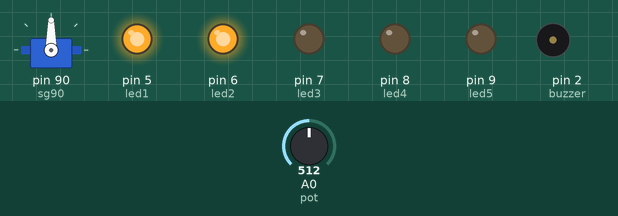
Recording of a sketch running on a simulated Arduino Uno, built with avr-gcc and run on an emulated ATmega328P. On the bench: servo, output pins drawn as LEDs (lit = HIGH), buzzer (waves = sounding, pin HIGH). The inputs (shaded band) are chosen by the test bench; at power-on: A0 (pot) = 512.

Above: at 1.0 s.
1.1 s: A0 (pot) set to 170
At 2.3 s:
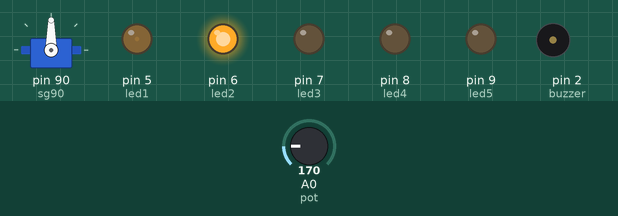
2.6 s: A0 (pot) set to 248
4.1 s: A0 (pot) set to 269
At 4.6 s:
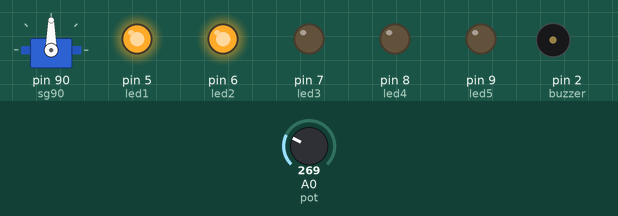
5.6 s: A0 (pot) set to 122
At 6.8 s:
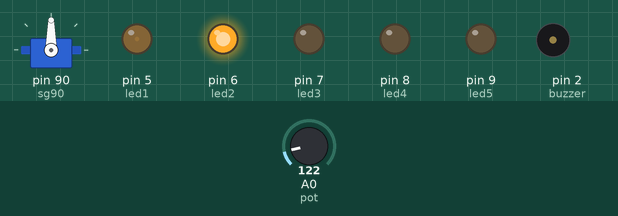
7.1 s: A0 (pot) set to 306
At 7.6 s:
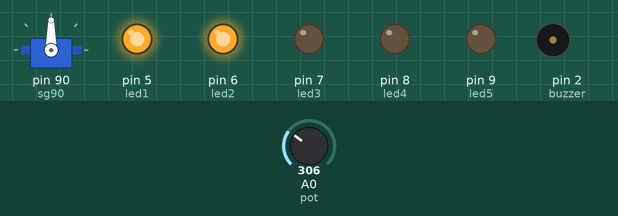
8.6 s: A0 (pot) set to 0
At 9.3 s:
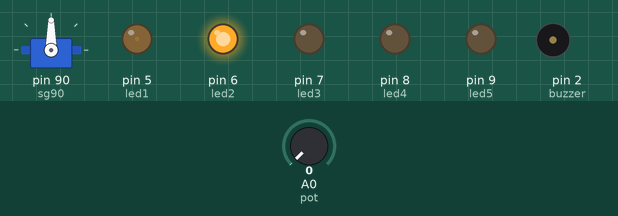
Timing chart, 0 to 11.1 s (numbered marks = the images above; inputs shaded):
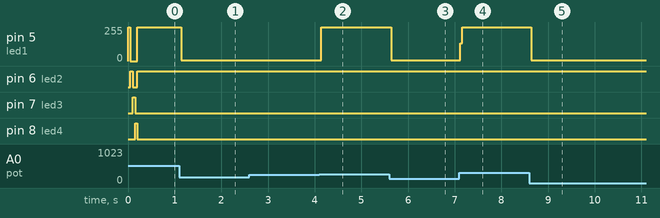

Measured:
- the behaviour switches between 255 and 256 on A0 (pot) (found by bisection; images 1 and 2)
- after the input at 1.1 s, pin 5 (led1): 255/255 → 6/255 at once
- after the input at 2.6 s, every drawn part: stays the same
- after the input at 4.1 s, pin 5 (led1): 6/255 → 255/255 at once
- after the input at 5.6 s, pin 5 (led1): 255/255 → 6/255 at once
- after the input at 7.1 s, pin 5 (led1): 6/255 → 255/255 at once
- after the input at 8.6 s, pin 5 (led1): 255/255 → 6/255 at once

The sketch:

sonar_135.ino
```cpp
#include<Servo.h>
Servo sg90;
const byte buton=1;
const byte buzzer=2;
const byte echo =3;
const byte trig=4;
const byte led1 =5;
const byte led2=6;
const byte led3=7;
const byte led4=8;
const byte led5=9;
const byte pot=A0;

int pot_deger =0;
int pot_ilk=0;
int sure=0;
int mesafe=0;
int alarm_mesafesi=0;
int pos=0;
void setup() {
 sg90.attach(10);
 sg90.attach(90);
pinMode(buton ,INPUT);
pinMode(buzzer ,OUTPUT);
pinMode(led1 ,OUTPUT);
pinMode(led2 ,OUTPUT);
pinMode(led3 ,OUTPUT);
pinMode(led4 ,OUTPUT);
pinMode(led5 ,OUTPUT);
pinMode(echo ,OUTPUT);
pinMode(trig ,OUTPUT);
Serial.begin(9600);

pot_ilk=analogRead(pot);
while(1){
  for(int i=5; i<9; i++)
  {
  digitalWrite(i ,1);
  delay(50);
  digitalWrite(i,0);
  }
  pot_deger=analogRead(pot);
  if (pot_ilk+10>pot_deger || pot_ilk<pot_deger-10);{
    break;
  }

}
while(1)
{
  pot_deger=analogRead(pot);
  pot_deger=map(pot_deger , 0 , 1023 ,1,5);

if(pot_deger==1)
{
 alarm_mesafesi=10;
  digitalWrite(led1 ,1);
  digitalWrite(led1 ,0);
  digitalWrite(led1 ,0);
  digitalWrite(led1 ,0);
  digitalWrite(led1 ,0);
}
else if (pot_deger=20)
{
  alarm_mesafesi=20;
 digitalWrite(led1 ,1);
  digitalWrite(led2 ,1);
   digitalWrite(led3 ,0);
    digitalWrite(led4 ,0);
     digitalWrite(led5 ,0);
}
else if(pot_deger=3)
{
  alarm_mesafesi=30;
 digitalWrite(led1 ,1);
 digitalWrite(led2 ,1);
 digitalWrite(led3 ,1);
  digitalWrite(led4 ,0);
   digitalWrite(led5 ,0);
}
else if(pot_deger=4)
{
  alarm_mesafesi=40;
 digitalWrite(led1 ,1);
 digitalWrite(led2 ,1);
 digitalWrite(led3 ,1);
  digitalWrite(led4 ,1);
   digitalWrite(led5 ,0);
}

else if(pot_deger=5)
{
  alarm_mesafesi=50;
 digitalWrite(led1 ,1);
 digitalWrite(led2 ,1);
 digitalWrite(led3 ,1);
  digitalWrite(led4 ,1);
   digitalWrite(led5 ,1);
}
if (digitalRead(buton) == 1)
     break;
}
}

void loop() {
for(pos =0; pos<=180; pos++);
{
  sg90.write(pos);
  delay(15);
  mesafe=mesafe_olc();
  if(mesafe<=alarm_mesafesi)
  {
    digitalWrite(led1,1);
    digitalWrite(led2,1);
    digitalWrite(led3, 1);
    digitalWrite(led4,1);
    digitalWrite(led5,1);
    digitalWrite(buzzer, 1);
  }
}
for(pos=180;pos>=0;pos--)
{
  sg90.write(pos);
  delay(15);
mesafe=mesafe_olc();
}
}
int mesafe_olc()

{
 digitalWrite(trig ,HIGH);
 delay(1);
 digitalWrite(trig, LOW);
 sure = pulseIn(echo , HIGH);
 mesafe=(sure/2)/28.5;
 return mesafe ;
}
```
